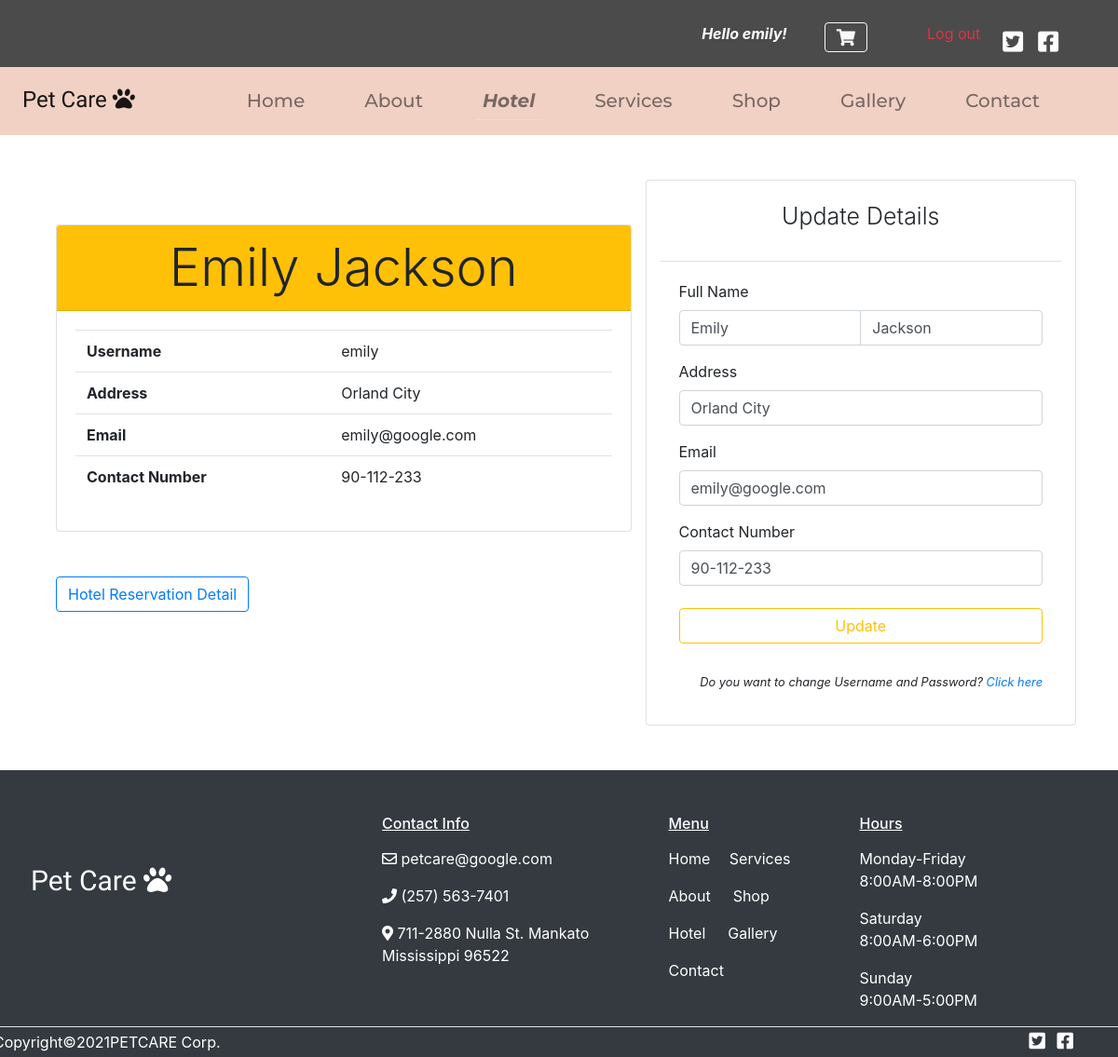
The page /views/profile.php (signed in) on the database its author committed.
### tables this page shows
CREATE TABLE `customers` (
  `id` int(11) NOT NULL,
  `first_name` varchar(100) NOT NULL,
  `last_name` varchar(100) NOT NULL,
  `address` varchar(255) NOT NULL,
  `email` varchar(100) NOT NULL,
  `contact_number` varchar(100) NOT NULL,
  `account_id` int(11) NOT NULL
);

CREATE TABLE `accounts` (
  `id` int(11) NOT NULL,
  `username` varchar(15) NOT NULL,
  `password` varchar(100) NOT NULL
);

### classes/database.php (called while the page is built, shortened)
<?php
class Database{
   private $server_name = "localhost";
   private $username = "root";
   private $password = "";
   private $db_name = "pet_care";
   public function __construct(){
       $this->conn = new mysqli($this->server_name,$this->username,$this->password,$this->db_name);
   }
}

### classes/user.php (called while the page is built, shortened)
<?php
require "database.php";
class User extends Database{
     public function getUser($user_id){
         $sql = "SELECT id, first_name,last_name,`address`,email,contact_number FROM customers WHERE account_id = $user_id";
         if($result = $this->conn->query($sql)){
            return $result->fetch_assoc();
         }else{
            die("Error retrieving user: " . $this->conn->error);
         }
     }
     public function getUsername($user_id){
        $sql = "SELECT id, username FROM accounts WHERE id = $user_id";
        if($result = $this->conn->query($sql)){
           return $result->fetch_assoc();
        }else{
           die("Error retrieving user: " . $this->conn->error);
        }
     }
   public function haveReservation($user_id){
      $sql = "SELECT *
              FROM reservations
              WHERE customer_id = $user_id";
      if($result = $this->conn->query($sql)){
         if($result->num_rows > 0){
            return true;
         }else{
            return false;
         }
      }else{
          die("Error retrieving reservations" . $this->conn->error);
      }
  }
}

### views/profile.php (the view, shortened to what this page needs)
<body>
    <?php
     include "../views/menu.php";
     require_once "../classes/user.php";
     $user = new User;
     $user_details = $user->getUser($_SESSION['user_id']);
     $user_details2 = $user->getUsername($_SESSION['user_id']);
     $have_reservation = $user->haveReservation($_SESSION['user_id']);
    ?>
   <main class="container row mx-auto my-5">
      <article class="col-sm-6 col-md-7 col-lg-7 mt-5">
         <div class="card">
            <div class="card-header text-center bg-warning">
               <div class="display-4"><?= $user_details['first_name'] . " " . $user_details['last_name']?></div>
            </div>
            <div class="card-body">
               <table class="table">
                  <tbody>
                     <tr>
                        <td class="font-weight-bold">Username</td>
                        <td><?= $user_details2['username']?></td>
                        </tr>
                     <tr>
                        <td class="font-weight-bold">Address</td>
                        <td><?= $user_details['address']?></td>
                     </tr>
                     <tr>
                        <td class="font-weight-bold">Email</td>
                        <td><?= $user_details['email']?></td>
                     </tr>
                     <tr>
                        <td class="font-weight-bold">Contact Number</td>
                        <td><?= $user_details['contact_number']?></td>
                     </tr>
                  </tbody>
               </table>
            </div>
         </div>
         <div class="mt-5">
            <?php
               if($have_reservation){
                  echo "<a href='../views/hotelConfirmation.php' class='btn btn-outline-primary'>Hotel Reservation Detail</a>";
               }else{
               }
            ?>
         </div>
      </article>
      <article class="card col-sm-6 col-md-5 col-lg-5">
        <div class="card-header bg-white text-center">
            <p class="lead pt-2" style="font-size:25px;">Update Details</p>
        </div>
        <div class="card-body">
         <form action="../actions/updateUser.php" method="post">
             <label for="full_name">Full Name</label>
             <div class="input-group mb-3">
                <input type="text" name="first_name" id="full_name" class="form-control" placeholder="First Name" value="<?= $user_details['first_name']?>" autofocus required>
                <input type="text" name="last_name" id="full_name" class="form-control" placeholder="Last Name" value="<?= $user_details['last_name']?>"required>
             </div>
             <label for="address">Address</label>
             <input type="text" name="address" id="address" class="form-control mb-3" placeholder="Address" value="<?= $user_details['address']?>"required>
             <label for="email">Email</label>
             <input type="email" name="email" id="email" class="form-control mb-3" placeholder="Email" value="<?= $user_details['email']?>"required>
             <label for="contact_num">Contact Number</label>
             <input type="text" name="contact_num" id="contact_num" class="form-control mb-4" placeholder="Contact Number" value="<?= $user_details['contact_number']?>"required>
             <button type="submit" class="form-control btn btn-outline-warning mb-3">Update</button>
         </form>
              <p class="small font-italic text-right">Do you want to change Username and Password? <a href="../views/updateUsername.php">Click here</a></p>
        </div>
      </article>
    </main>
    <?php include "../views/footer.php";?>
</body>

### rows shown on the page
customers: first_name "Emily", last_name "Jackson", address "Orland City", email "emily@google.com", contact_number "90-112-233", contact_num "90-112-233"
accounts: username "emily"

### other values the page prints
$_SESSION['username'] "emily"
